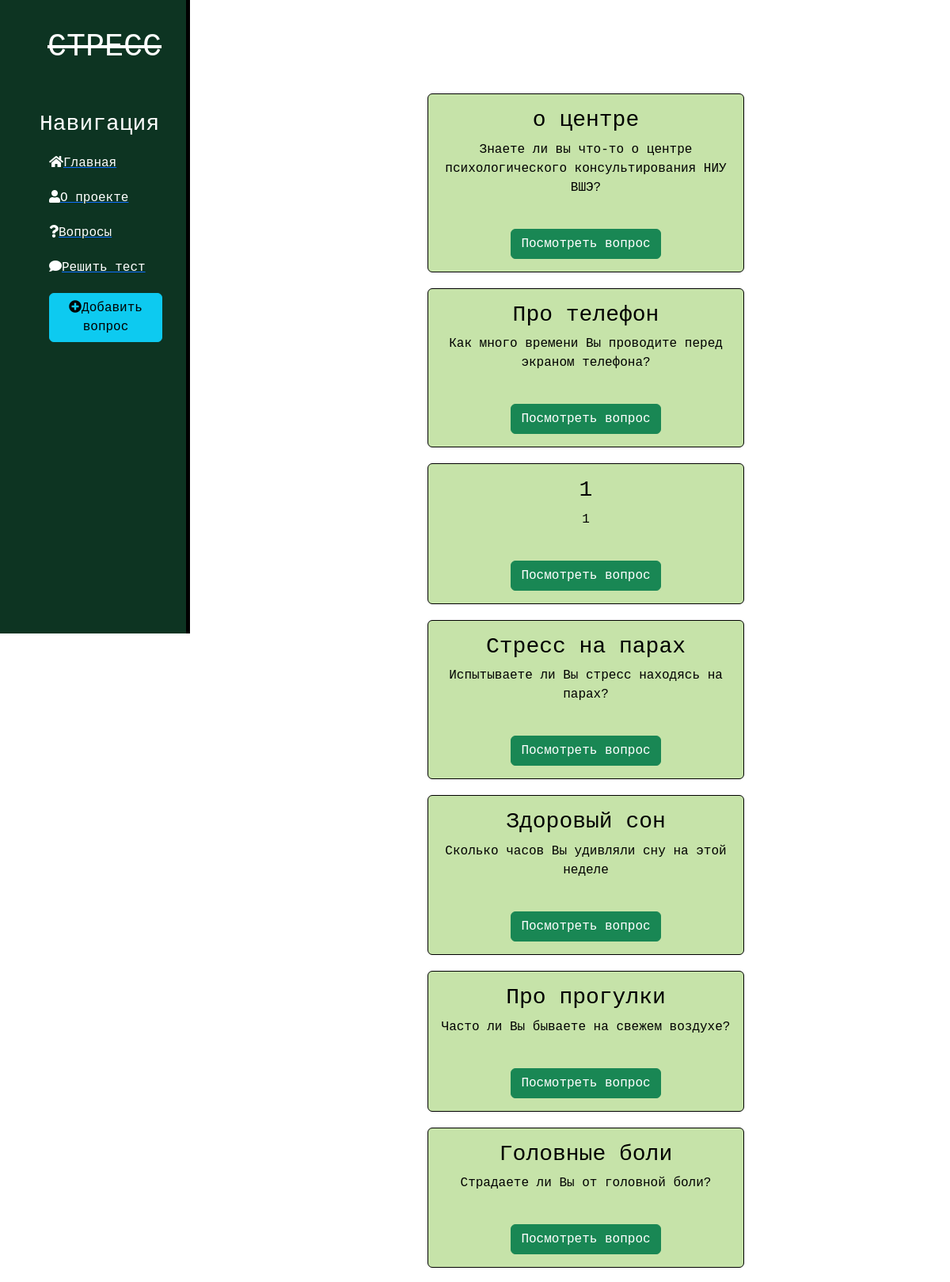
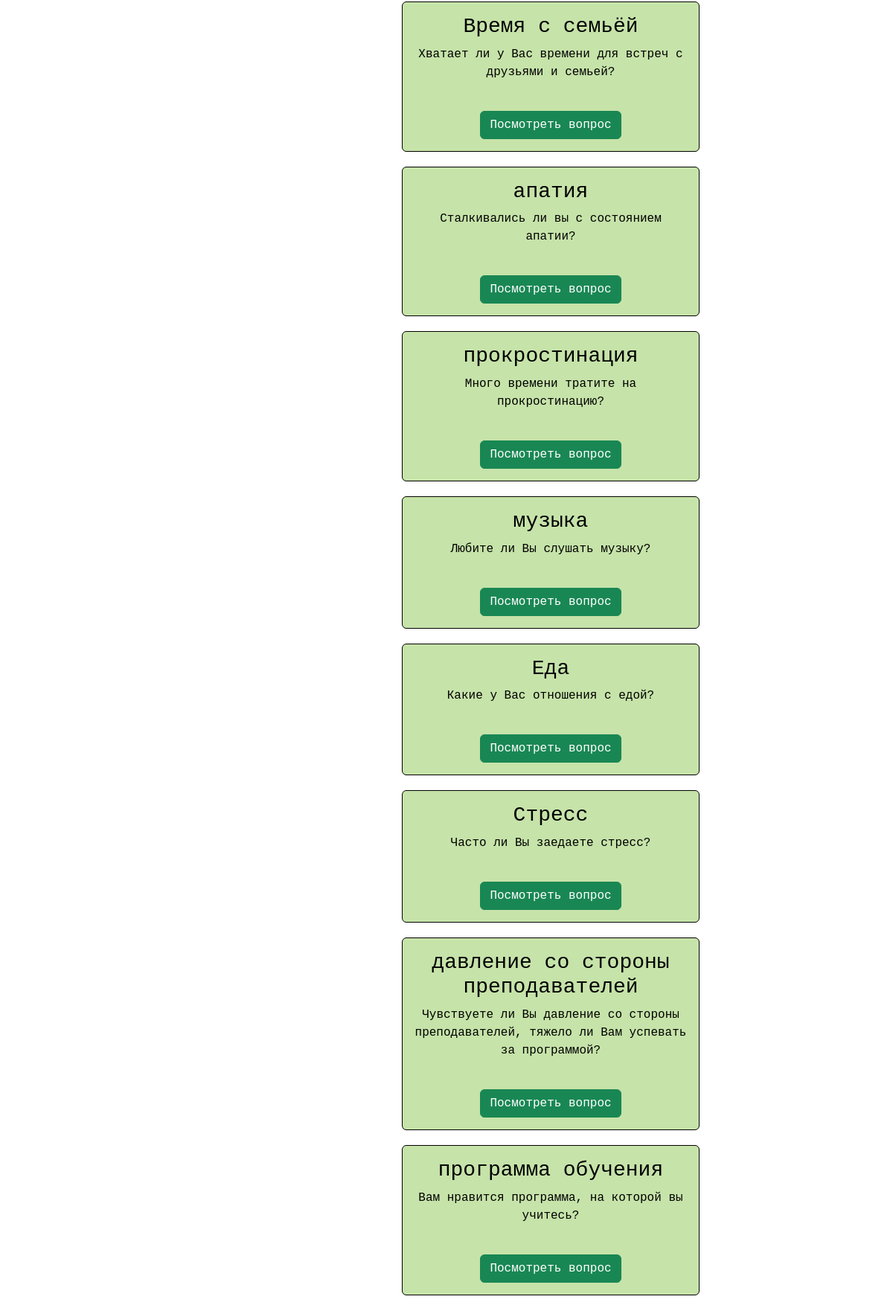
Page /news/ (upper part) on the committed database (2 pictures, top to bottom).
### news/models.py (models this page shows, shortened)
class Test(models.Model):
    title = models.CharField('Название вопроса', max_length=50)
    anons = models.CharField('Вопрос', max_length=250)
    ans1 = models.TextField('Вариант ответа 1')
    pr1 = models.IntegerField('Цена ответа в баллах',default=1)
    ans2 = models.TextField('Вариант ответа 2')
    pr2 = models.IntegerField('Цена ответа в баллах',default=2)
    ans3 = models.TextField('Вариант ответа 3')
    pr3 = models.IntegerField('Цена ответа в баллах',default=3)
    class Meta:
        verbose_name = 'Вопрос'
        verbose_name_plural = 'Вопросы'

### news/views.py (the view)
# urls.py: path('news', views.adobe, name='test_home'),
def test_home(request):
    test = Test.objects.order_by('id')
    return render(request, 'news/test_home.html', {'tests': test})

### news/templates/news/test_home.html (shortened to what this page needs)
{% extends 'main/base.html' %}
{% block content %}
    <div class="featuresNews">
        <h1>Архив вопросов</h1>
        {% if tests %}
            {% for el in tests %}
                <div class="alert alert-warning">
                    <h3>{{el.title}}</h3>
                    <p>{{el.anons}}</p><br>
                    <a href="{% url 'test-detail' el.id %}" class="btn btn-success">Посмотреть вопрос</a>
                </div>
            {% endfor %}
        {% else %}
         <p> У вас нет записей</p>
        {% endif %}
    </div>
{% endblock %}

### main/static/main/css/style.css (style rules this page uses)
body { background: url('https://catherineasquithgallery.com/uploads/posts/2021-02/1614434684_11-p-fon-temno-zelenikh-listev-15.jpg') no-repeat ; background-size:100%; background-attachment: fixed; }
body { font-family: Courier, monospace }
main .featuresNews { float: left; color: #fff; margin-top:50px; padding-left: 45%; text-align: center; weight:75% }
.alert-warning { clear:born; width:400px; margin: 20px 0; text-align:center; }
.alert p { width:100% }
.alert-warning { --bs-alert-color: #000; --bs-alert-bg: #C6E3A9; --bs-alert-border-color: #000; }

### rows in the picture
Test: title "о центре", anons "Знаете ли вы что-то о центре психологического консультирования НИУ ВШЭ?"
Test: title "Про телефон", anons "Как много времени Вы проводите перед экраном телефона?"
Test: title "1", anons "1"
Test: title "Стресс на парах", anons "Испытываете ли Вы стресс находясь на парах?"
Test: title "Здоровый сон", anons "Сколько часов Вы удивляли сну на этой неделе"
Test: title "Про прогулки", anons "Часто ли Вы бываете на свежем воздухе?"
Test: title "Головные боли", anons "Страдаете ли Вы от головной боли?"
Test: title "Время с семьёй", anons "Хватает ли у Вас времени для встреч с друзьями и семьей?"
Test: title "апатия", anons "Сталкивались ли вы с состоянием апатии?"
Test: title "прокростинация", anons "Много времени тратите на прокростинацию?"
Test: title "музыка", anons "Любите ли Вы слушать музыку?"
Test: title "Еда", anons "Какие у Вас отношения с едой?"
Test: title "Стресс", anons "Часто ли Вы заедаете стресс?"
Test: title "давление со стороны преподавателей", anons "Чувствуете ли Вы давление со стороны преподавателей, тяжело ли Вам успевать за программой?"
Test: title "программа обучения", anons "Вам нравится программа, на которой вы учитесь?"
